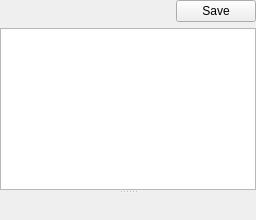
      <widget class="QWidget" name="page_IMAGE_OPTIONAL_HEADER">
       <layout class="QVBoxLayout" name="verticalLayout_47">
        <property name="leftMargin">
         <number>0</number>
        </property>
        <property name="topMargin">
         <number>0</number>
        </property>
        <property name="rightMargin">
         <number>0</number>
        </property>
        <property name="bottomMargin">
         <number>0</number>
        </property>
        <item>
         <widget class="QSplitter" name="splitter_6">
          <property name="orientation">
           <enum>Qt::Vertical</enum>
          </property>
          <widget class="QWidget" name="layoutWidget_3">
           <layout class="QVBoxLayout" name="verticalLayout_5">
            <item>
             <layout class="QHBoxLayout" name="horizontalLayout_14">
              <item>
               <spacer name="horizontalSpacer_14">
                <property name="orientation">
                 <enum>Qt::Horizontal</enum>
                </property>
                <property name="sizeHint" stdset="0">
                 <size>
                  <width>40</width>
                  <height>20</height>
                 </size>
                </property>
               </spacer>
              </item>
              <item>
               <widget class="QPushButton" name="pushButtonSave_IMAGE_OPTIONAL_HEADER">
                <property name="text">
                 <string>Save</string>
                </property>
               </widget>
              </item>
             </layout>
            </item>
            <item>
             <widget class="QTableWidget" name="tableWidget_IMAGE_OPTIONAL_HEADER">
              <property name="editTriggers">
               <set>QAbstractItemView::NoEditTriggers</set>
              </property>
              <property name="selectionMode">
               <enum>QAbstractItemView::SingleSelection</enum>
              </property>
              <property name="selectionBehavior">
               <enum>QAbstractItemView::SelectRows</enum>
              </property>
              <attribute name="horizontalHeaderVisible">
               <bool>false</bool>
              </attribute>
              <attribute name="verticalHeaderVisible">
               <bool>false</bool>
              </attribute>
              <attribute name="verticalHeaderDefaultSectionSize">
               <number>24</number>
              </attribute>
             </widget>
            </item>
           </layout>
          </widget>
          <widget class="ToolsWidget" name="widgetHex_IMAGE_OPTIONAL_HEADER" native="true"/>
         </widget>
        </item>
       </layout>
      </widget>
